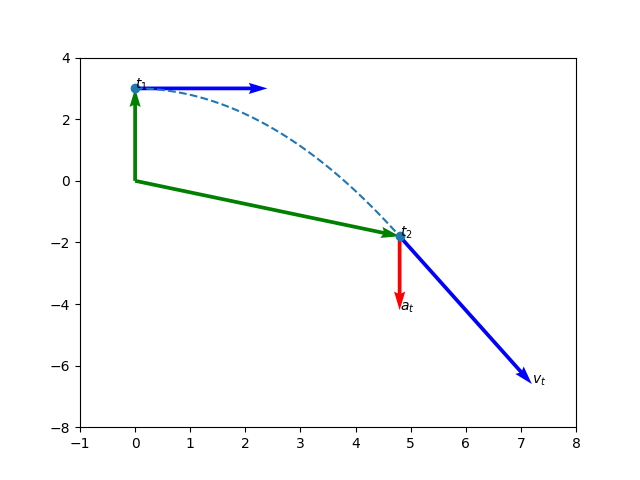

Recreate this plot in Python.
import numpy as np
import matplotlib.pyplot as plt

# Declare functions and variables
alpha = 2.4
beta = 1.2

rx = lambda t: alpha * t
ry = lambda t: 3.0 - beta * t ** 2

vx = lambda t: alpha + t * 0
vy = lambda t: -2 * beta * t

ax = lambda t: t * 0
ay = lambda t: -2 * beta + t * 0

t = np.array([0, 2.0])
ts = np.linspace(0, 2, 100)

rvec = np.array([[0, 0, rx(t[0]), ry(t[0])], [0, 0, rx(t[1]), ry(t[1])]])
rx1, ry1, rx2, ry2 = zip(*rvec)

vvec = np.array([[rx(t[0]), ry(t[0]), vx(t[0]), vy(t[0])], [rx(t[1]), ry(t[1]), vx(t[1]), vy(t[1])]])
vx1, vy1, vx2, vy2 = zip(*vvec)

avec = np.array([[rx(t[1]), ry(t[1]), ax(t[1]), ay(t[1])]])
ax1, ay1, ax2, ay2 = zip(*avec)

# Plot velocity and acceleration
plt.figure()
axis = plt.gca()

axis.quiver(rx1, ry1, rx2, ry2, angles='xy', scale_units='xy', scale=1, color='g')
axis.quiver(vx1, vy1, vx2, vy2, angles='xy', scale_units='xy', scale=1, color='b')
axis.quiver(ax1, ay1, ax2, ay2, angles='xy', scale_units='xy', scale=1, color='r')

axis.set_xlim([-1, 8])
axis.set_ylim([-8, 4])
plt.draw()
plt.plot(rx(ts), ry(ts), linestyle='--')
plt.scatter([rx2[0], rx2[1]], [ry2[0], ry2[1]])

plt.annotate(r'$t_1$', [rx2[0], ry2[0]])
plt.annotate(r'$t_2$', [rx2[1], ry2[1]])
plt.annotate(r'$v_t$', [rx(t[1]) + vx(t[1]), ry(t[1]) + vy(t[1])])
plt.annotate(r'$a_t$', [rx(t[1]) + ax(t[1]), ry(t[1]) + ay(t[1])])

plt.savefig('3_07_d.png')
plt.show()

